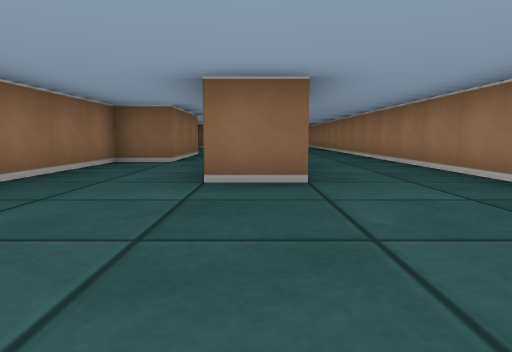
view 1 (above)

12 first-person views from a walk through a cub3D level. The camera is about half as high as the walls, tilts 6° down and sees 70° across. The floor is counted in squares. Each view is taken from the middle of a square. On the plan, view 1 faces up. The plan holds only what a view shows up to about 9 squares ahead; the rest is blank.

view 2
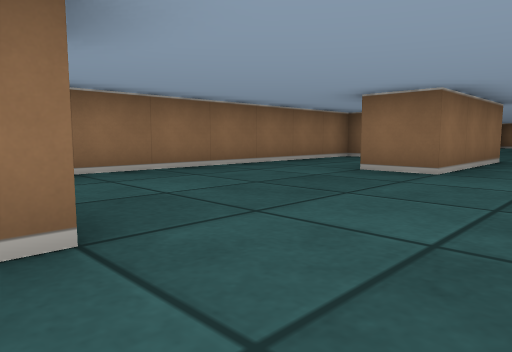

view 3
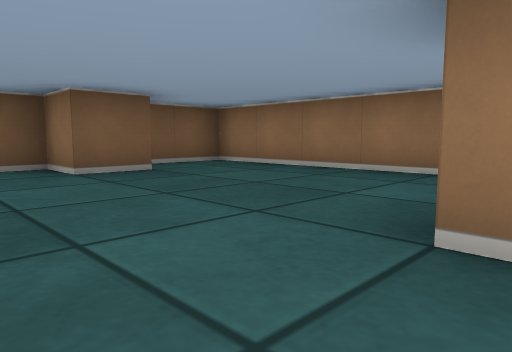

view 4
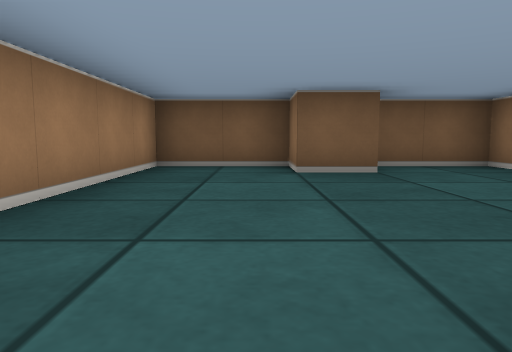

view 5
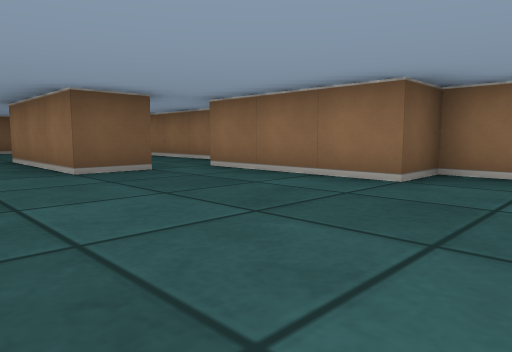

view 6
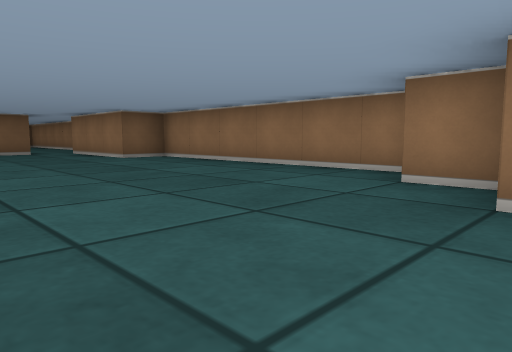

view 7
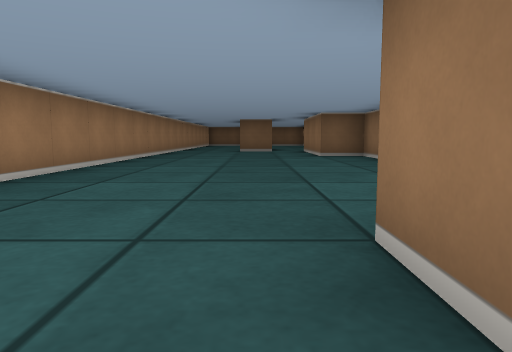

view 8
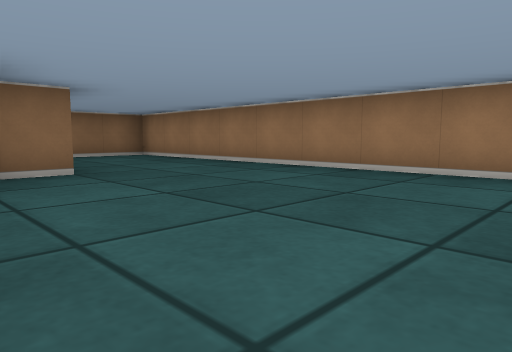

view 9
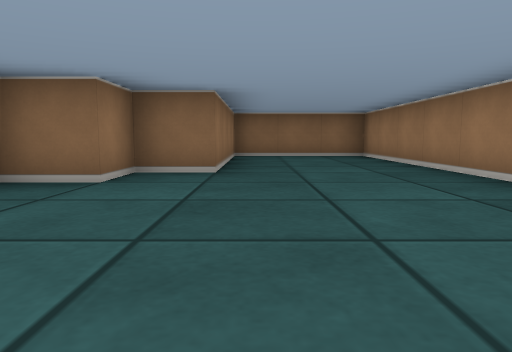

view 10
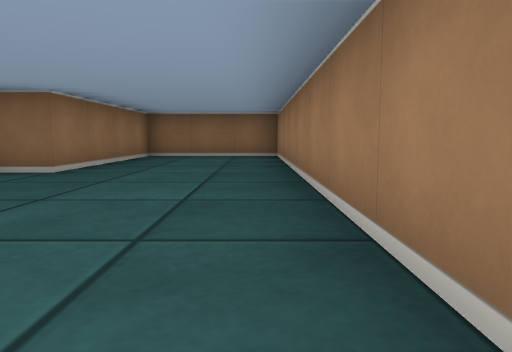

view 11
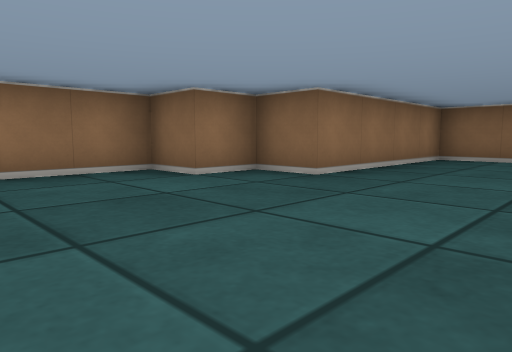

view 12
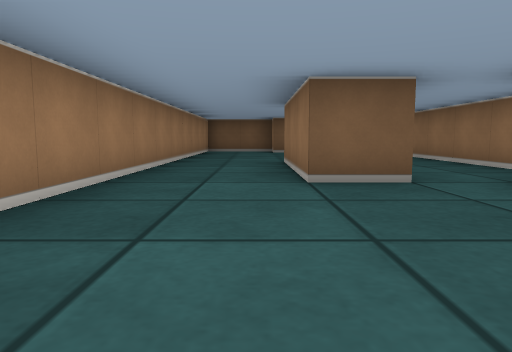

### Floor plan
Ten units are one square. View 1 is at (0, 0); x grows to the right and y downward. Boxes are objects, and circles mark ways between rooms. Rooms are numbered by the first view taken in them; rooms with no view inside come last. Other rooms are left out.
<svg viewBox="-30 -210 60 230">
<path fill="none" stroke="#000" d="M5 -35 -5 -35M-6 5 5 5 5 15 25 15 25 -25M-15 -65 -25 -65 -25 15 -8 15M-6 -65 5 -65 5 -35M25 -25 25 -205 -5 -205 -5 -165 -15 -165 -15 -155 -25 -155 -25 -95 -15 -95 -15 -65"/>
<circle cx="7" cy="-37" r="3" fill="#2a7"/>
<text x="0" y="-20">1</text>
<text x="0" y="-120">2</text>
</svg>
Room 1 opens to room 2.

Where each view was taken, in squares from view 1:
view 1: 0 up, 0 right, facing up
view 2: 1 down, 2 right, facing up-left
view 3: 4 up, 2 right, facing down-left
view 4: 4 up, 1 right, facing down
view 5: 11 up, 2 right, facing down-left
view 6: 17 up, 2 right, facing down-left
view 7: 18 up, 0 right, facing down
view 8: 12 up, 2 left, facing up-right
view 9: 12 up, 0 right, facing up
view 10: 12 up, 2 right, facing up
view 11: 13 up, 2 right, facing up-left
view 12: 10 up, 1 right, facing down
